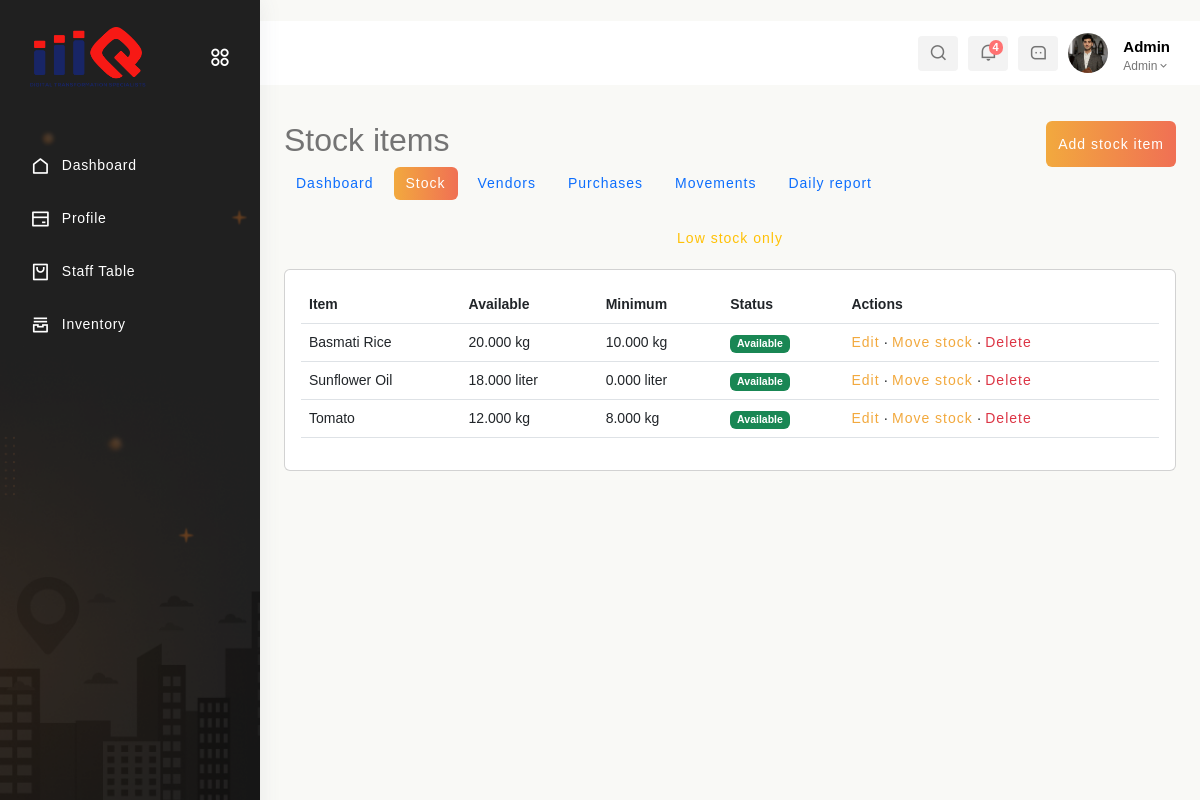
The app's page /inventory/items/ (signed in) with its own data.
### app1/models.py (models this page shows, shortened)
class Admin(models.Model):
    username = models.CharField(max_length=100)
    password = models.CharField(max_length=100)
    phone_number = models.BigIntegerField()
    email = models.EmailField()
    is_active = models.BooleanField(default=True)

### app2/models.py (models this page shows, shortened)
class Inventory(models.Model):
    item_name = models.CharField(max_length=255, unique=True)
    quantity = models.DecimalField(max_digits=12, decimal_places=3, default=0, validators=[MinValueValidator(Decimal('0'))])
    min_quantity = models.DecimalField(max_digits=12, decimal_places=3, default=0, validators=[MinValueValidator(Decimal('0'))])
    unit = models.CharField(max_length=50, choices=INVENTORY_UNIT_CHOICES)
    last_updated = models.DateTimeField(auto_now=True)
    class Meta:
        ordering = ['item_name']
    @property
    def is_low_stock(self):
        return self.quantity <= self.min_quantity

### app1/inventory_views.py (the view)
# urls.py: path('inventory/items/', inventory_views.inventory_list, name='inventory_list'),
def inventory_list(request):
    auth, response = _guard(request, read_only=True)
    if response: return response
    user, kind = auth
    items = Inventory.objects.all()
    low_only = request.GET.get('low') == '1'
    if low_only: items = items.filter(quantity__lte=F('min_quantity'))
    return render(request, 'Inventory/inventory_list.html', _context(user, kind, items=items, low_only=low_only, can_edit=kind == 'admin' or user.role.lower() == 'inventory'))

### app1/inventory_views.py (called while the page is built)
def _access(request, read_only=False):
    user, user_type = get_logged_in_user(request)
    if not user:
        return None, None
    allowed = user_type == 'admin' or (user_type == 'staff' and user.role.lower() == 'inventory')
    if read_only and user_type == 'staff' and user.role.lower() == 'receptionist':
        allowed = True
    return (user, user_type) if allowed else (None, 'forbidden')

def _guard(request, read_only=False):
    user, kind = _access(request, read_only)
    if not user:
        messages.error(request, 'You do not have permission to access inventory.')
        return None, redirect('signin' if kind is None else 'staff_dashboard')
    return (user, kind), None

def _context(user, kind, **kwargs):
    return {'data': user, 'user_type': kind, 'base_template': 'Rest-Admin/base.html' if kind == 'admin' else 'Staff/base.html', **kwargs}

### app1/views.py (called while the page is built)
def get_logged_in_user(request):
    user_id = request.session.get('user_id')
    user_type = request.session.get('user_type')
    if not user_id or not user_type:
        return None, None
    try:
        if user_type == 'admin':
            return Admin.objects.get(id=user_id), 'admin'
        if user_type == 'staff':
            return Staff.objects.get(id=user_id), 'staff'
    except (Admin.DoesNotExist, Staff.DoesNotExist):
        return None, None
    return None, None

### templates/Inventory/inventory_list.html
{% extends base_template %}{% block title %}Stock Items{% endblock %}{% block content %}<div class="container-fluid py-4"><div class="d-flex justify-content-between"><h2>Stock items</h2>{% if can_edit %}<a class="btn btn-primary" href="{% url 'inventory_add' %}">Add stock item</a>{% endif %}</div>{% include 'Inventory/_nav.html' %}
<a class="btn btn-sm {% if low_only %}btn-warning{% else %}btn-outline-warning{% endif %} mb-3" href="{% url 'inventory_list' %}{% if not low_only %}?low=1{% endif %}">Low stock only</a>
<div class="card p-3 table-responsive"><table class="table align-middle"><thead><tr><th>Item</th><th>Available</th><th>Minimum</th><th>Status</th>{% if can_edit %}<th>Actions</th>{% endif %}</tr></thead><tbody>
{% for item in items %}<tr class="{% if item.is_low_stock %}table-warning{% endif %}"><td>{{ item.item_name }}</td><td>{{ item.quantity }} {{ item.unit }}</td><td>{{ item.min_quantity }} {{ item.unit }}</td><td>{% if item.is_low_stock %}<span class="badge bg-warning text-dark">Low stock</span>{% else %}<span class="badge bg-success">Available</span>{% endif %}</td>{% if can_edit %}<td><a href="{% url 'inventory_edit' item.pk %}">Edit</a> · <a href="{% url 'movement_add_for_item' item.pk %}">Move stock</a> · <a class="text-danger" href="{% url 'inventory_delete' item.pk %}">Delete</a></td>{% endif %}</tr>{% empty %}<tr><td colspan="5">No stock items found.</td></tr>{% endfor %}</tbody></table></div></div>{% endblock %}

### templates/Rest-Admin/base.html (shortened to what this page needs)
{% load static %}
<!DOCTYPE html>
<html lang="en">
<head>
    <link href='https://unpkg.com/boxicons@2.1.4/css/boxicons.min.css' rel='stylesheet'>
    <link rel="stylesheet" href="https://cdnjs.cloudflare.com/ajax/libs/font-awesome/6.0.0/css/all.min.css">
    <link href="https://cdn.jsdelivr.net/npm/bootstrap@5.3.0/dist/css/bootstrap.min.css" rel="stylesheet">
    <link rel="stylesheet" type="text/css" href="https://cdn.datatables.net/1.11.5/css/jquery.dataTables.min.css">
    <link href="https://cdn.jsdelivr.net/npm/remixicon/fonts/remixicon.css" rel="stylesheet">
    <link rel="stylesheet" href="https://unpkg.com/swiper/swiper-bundle.min.css">
    <link rel="stylesheet" href="https://cdn.jsdelivr.net/npm/bootstrap@5.3.0-alpha3/dist/css/bootstrap.min.css">
    <link rel="stylesheet" href="https://cdnjs.cloudflare.com/ajax/libs/font-awesome/6.0.0-beta3/css/all.min.css">
    <link href="https://cdn.jsdelivr.net/npm/remixicon/fonts/remixicon.css" rel="stylesheet">
    <link href="https://cdn.jsdelivr.net/npm/bootstrap@5.3.0/dist/css/bootstrap.min.css" rel="stylesheet">
    <link rel="stylesheet" href="{% static 'app1/css/homepage3.css' %}">
</head>
<body>
    <section id="sidebar" class="toggle_hide">
        <div class="logo-wrapper logo-wrapper-center">
            <a href="#" data-bs-original-title="" title="">
                <img class="img-fluid for-white" src="{% static 'images/c-logo.png' %}" alt="logo">
            </a>
            <div class="toggle-sidebar">
                <i class="ri-apps-2-line status_toggle middle sidebar-toggle"></i>
            </div>
        </div>
        <div class="sidebar-main">
            <div id="sidebar-menu">
                <ul class="sidebar-links" id="simple-bar">
                    <li class="sidebar-list">
                        <a class="sidebar-link sidebar-title link-nav" href="{% url 'Admin_Dashboard' %}">
                            <i class="ri-home-line"></i>
                            <span>Dashboard</span>
                        </a>
                    </li>
                    <li class="sidebar-list">
                        <a class="sidebar-link sidebar-title link-nav" href="{% url 'update_restaurant' %}">
                            <i class="ri-bank-card-line"></i>
                            <span>Profile</span>
                        </a>
                    </li>
                    <li class="sidebar-list">
                        <a class="sidebar-link sidebar-title link-nav" href="{% url 'add_staff' %}">
                            <i class="ri-shopping-bag-2-line"></i>
                            <span>Staff Table</span>
                        </a>
                    </li>
                    <li class="sidebar-list">
                        <a class="sidebar-link sidebar-title link-nav" href="{% url 'inventory_dashboard' %}">
                            <i class="ri-archive-stack-line"></i><span>Inventory</span>
                        </a>
                    </li>
                </ul>
            </div>
        </div>
    </section>
    <section id="content">
        <nav>
            <div class="nav-right col-xl-6 col-5 pull-right right-header p-0">
                <ul class="nav-menus">
                    <li class="search-icon">
                        <span class="header-search">
                            <i class="ri-search-line"></i>
                        </span>
                    </li>
                    <li class="onhover-dropdown">
                        <div class="notification-box">
                            <i class="ri-notification-line"></i>
                            <span class="badge rounded-pill badge-theme">4</span>
                        </div>
                    </li>
                    <li class="onhover-dropdown">
                        <div class="messages-box">
                            <i class="ri-message-3-line"></i>
                        </div>
                    </li>
                    <li class="profile-nav onhover-dropdown pe-0 me-0">
                        <div class="media profile-media">
                            <img class="user-profile rounded-circle" src="{% static 'images/1.jpg' %}" alt="">
                            <div class="media-body">
                                <span>{{data.username}}</span>
                                <p class="mb-0 font-roboto">Admin<i class="middle ri-arrow-down-s-line"></i></p>
                            </div>
                        </div>
                    </li>
                </ul>
            </div>
        </nav>
        <main>
            {% block content %}
            {% endblock %}
        </main>
    </section>
</body>
</html>

### templates/Rest-Admin/base.html (style rules this page uses)
.media-body span { font-weight: 600; font-size: 15px; color: black; }

### records on screen
Admin: username "Admin"
Inventory: item_name "Basmati Rice", quantity "20.000", unit "kg", min_quantity "10.000", shows "Available"
Inventory: item_name "Sunflower Oil", quantity "18.000", unit "liter", min_quantity "0.000", shows "Available"
Inventory: item_name "Tomato", quantity "12.000", unit "kg", min_quantity "8.000", shows "Available"
